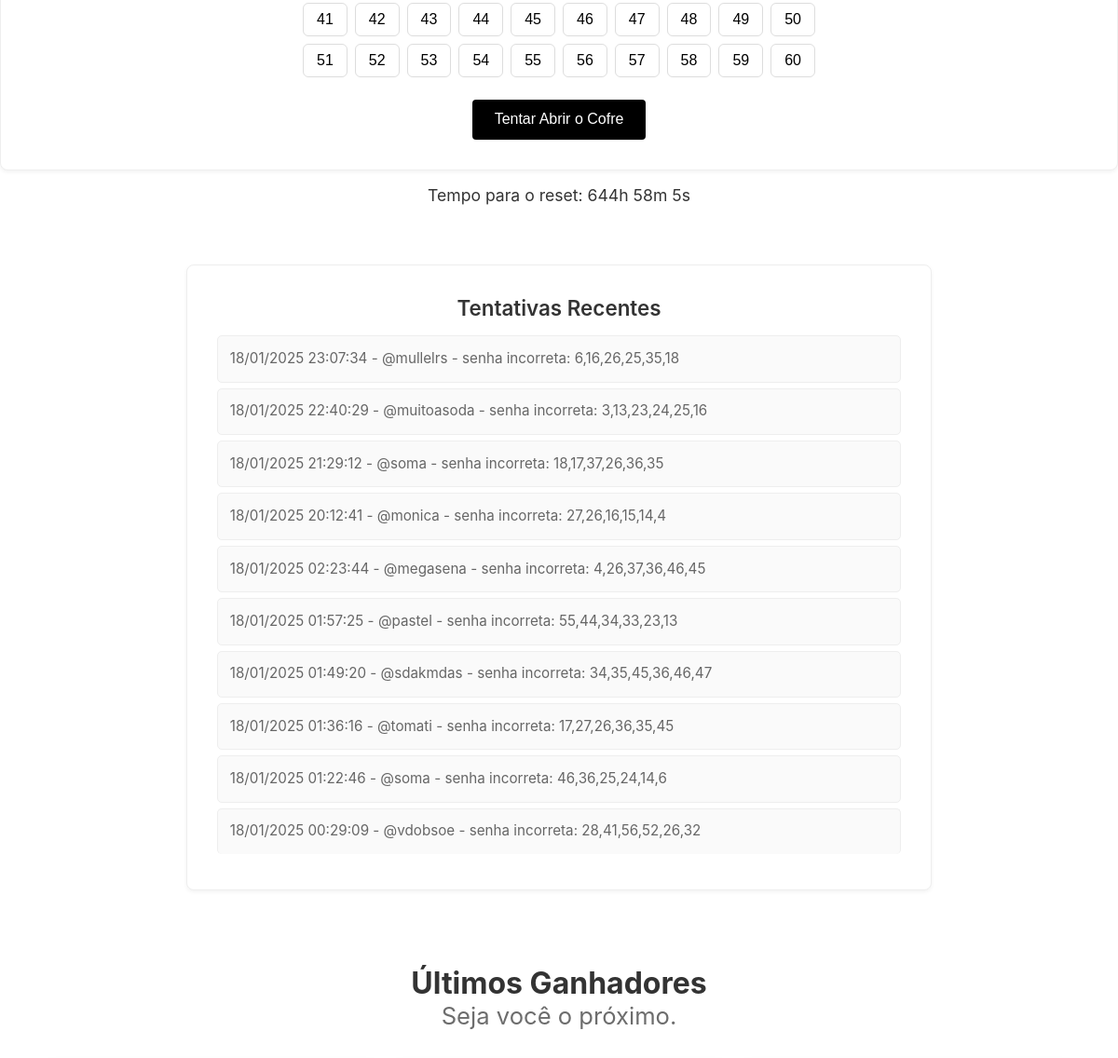
Before: / (middle part) with the older database file.
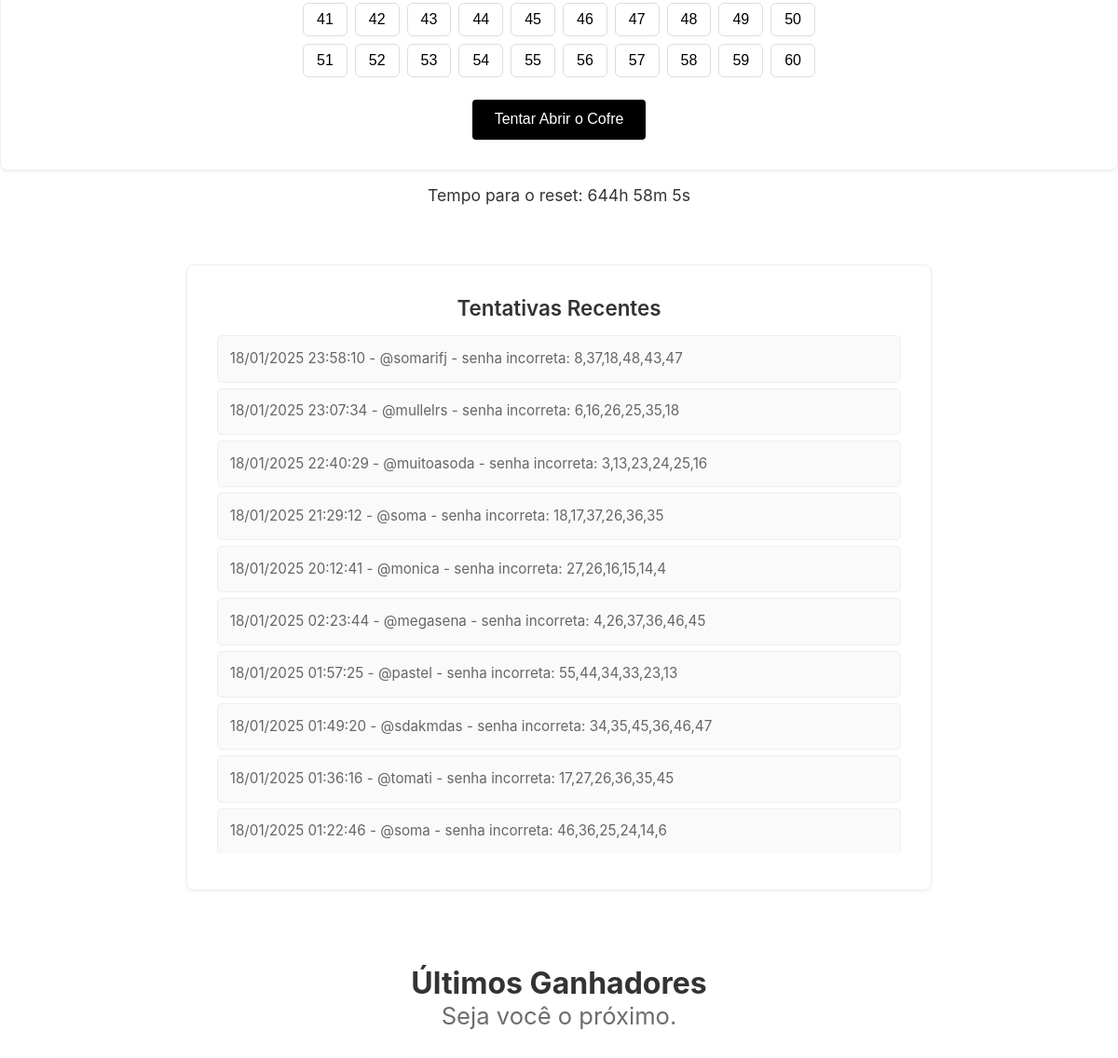
After: the same page with the newer database file.
### db.py (models this page shows, shortened)
class Attempt(db.Model):
    __tablename__ = 'attempts'
    id = db.Column(db.Integer, primary_key=True)
    username = db.Column(db.String(100), nullable=False, index=True)
    attempt = db.Column(db.String(20), nullable=False)
    timestamp = db.Column(
        db.DateTime,
        default=lambda: datetime.now(timezone.utc),
        index=True
    )

### app.py (the view, shortened to what this page needs)
@app.route("/", methods=["GET", "POST"])
@limiter.limit("10/minute")
def index():
    safe = Safe.query.first()
    if not safe:
        flash("O cofre ainda não foi configurado.", "error")
        return render_template("index.html", safe=None, attempts=[], form=None)
    if safe.winner:
        flash("O cofre já foi aberto! Parabéns ao vencedor!", "success")
        return redirect(url_for("winner"))
    attempts = Attempt.query.order_by(Attempt.timestamp.desc()).limit(10).all()
    form = AttemptForm()
    days = hours = minutes = 0
    if safe and safe.reset_time:
        delta = safe.reset_time.replace(tzinfo=timezone.utc) - datetime.now(timezone.utc)
        if delta.total_seconds() > 0:
            days = delta.days
            hours = (delta.seconds // 3600) % 24
            minutes = (delta.seconds // 60) % 60
    return render_template(
        "index.html",
        form=form,
        safe=safe,
        attempts=attempts,
        days=days,
        hours=hours,
        minutes=minutes,
        recaptcha_site_key=app.config.get("RECAPTCHA_PUBLIC_KEY"),
    )

### app.py (called while the page is built)
@app.before_request
def check_user_agent():
    user_agent = request.headers.get('User-Agent', '')
    if 'Mozilla/4.0' in user_agent or 'MSIE 8.0' in user_agent:
        abort(403, description="User-Agent inválido")

### templates/index.html (shortened to what this page needs)
<!DOCTYPE html>
<html lang="pt-BR">
<head>
  <link rel="stylesheet" type="text/css" href="{{ url_for('static', filename='css/style.css') }}">
</head>
<body onload="updateClock('{{ safe.reset_time.isoformat() }}')">
    <section class="form-container-section" id="form-cofre">
      <form method="POST" class="form-container" onsubmit="onSubmit(event)">
        <div class="numbers-grid">
          {% for i in range(1, 61) %}
            <button
              type="button"
              class="num-btn"
              onclick="toggleNumber(this, '{{ i }}')"
              aria-pressed="false"
            >{{ i }}</button>
          {% endfor %}
        </div>
        <button type="submit" class="submit-btn">Tentar Abrir o Cofre</button>
      </form>
      <div class="clock-container">
        <p>Tempo para o reset: <span id="clock"></span></p>
      </div>
      <section class="attempts-list-container">
        <section class="attempts-list">
          <h2>Tentativas Recentes</h2>
          <ul>
            {% for attempt in attempts %}
              {% if safe.winner == attempt.username %}
                <li>
                  {{ attempt.timestamp.strftime('%d/%m/%Y %H:%M:%S') }} -
                  Parabéns, você acertou a senha: {{ attempt.attempt }}
                </li>
              {% else %}
                <li>
                  {{ attempt.timestamp.strftime('%d/%m/%Y %H:%M:%S') }} -
                  {{ attempt.username }} - senha incorreta: {{ attempt.attempt }}
                </li>
              {% endif %}
            {% endfor %}
          </ul>
        </section>
      </section>
    <div class="banner-header">
      <h2 id="unique-title">Últimos Ganhadores</h2>
      <p id="unique-subtitulo">Seja você o próximo.</p>
  </div>
</body>
</html>

Changed rows visible on the page:
no longer on this page (row unchanged): Attempt: timestamp "18/01/2025 00:29:09", username "@vdobsoe", attempt "28,41,56,52,26,32"
added Attempt: timestamp "18/01/2025 23:58:10", username "@somarifj", attempt "8,37,18,48,43,47"
